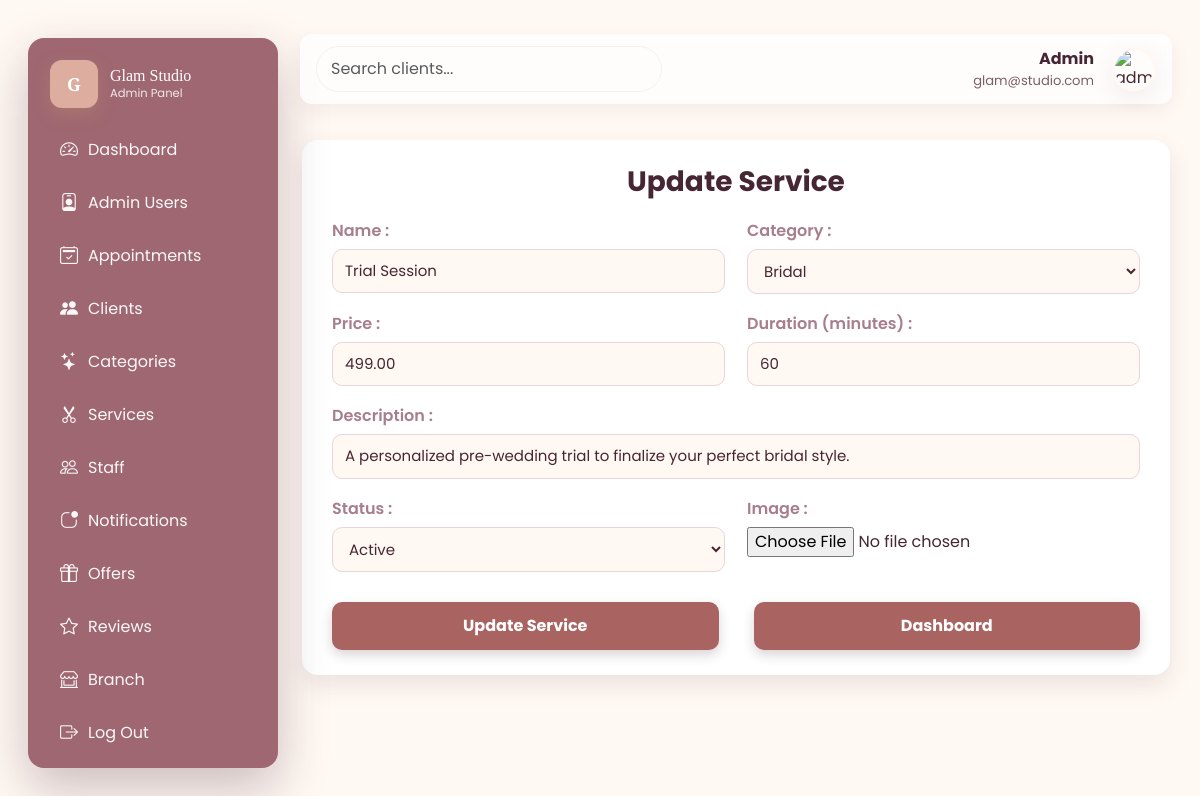
The app's page /admin/service_up.php?service_id=3 (signed in) with its own data.
### tables this page shows
CREATE TABLE `tbl_services` (
  `service_id` int(11) NOT NULL,
  `category_id` int(11) NOT NULL,
  `name` varchar(255) NOT NULL,
  `price` decimal(10,2) NOT NULL,
  `description` text DEFAULT NULL,
  `duration_minutes` int(11) DEFAULT NULL,
  `image` varchar(255) DEFAULT NULL,
  `status` tinyint(1) DEFAULT 1,
  `created_at` datetime DEFAULT current_timestamp()
);

### admin/service_up.php (the view, shortened to what this page needs)
<?php
  include('./conn.php');
  $id = $_GET['service_id'];
$sql = "SELECT * FROM tbl_services WHERE service_id = $id";
$result = mysqli_query($conn, $sql);
$data = mysqli_fetch_assoc($result);
$category_id = $data['category_id'];
$name = $data['name'];
$price = $data['price'];
$description = $data['description'];
$duration_minutes = $data['duration_minutes'];
$status = $data['status'];
?>
 <!DOCTYPE html>
 <html lang="en">
 <head>
      <link href="https://cdn.jsdelivr.net/npm/bootstrap@5.3.2/dist/css/bootstrap.min.css" rel="stylesheet">
  <link href="https://cdn.jsdelivr.net/npm/bootstrap-icons@1.11.3/font/bootstrap-icons.css" rel="stylesheet">
    <link rel="stylesheet" href="admin.css">
 </head>
 <body>
    <?php include('./includes/header.php'); ?>
      <main class="main">
<div class="form-container">
    <h3>Update Service</h3>
<form method="POST" action="" enctype="multipart/form-data">
    <div class="form-grid">
        <div>
            <label>Name :</label>
            <input type="text" name="upname" value="<?php echo $name;?>" required>
        </div>
        <div>
            <label>Category :</label>
            <select name="category_id" required>
                <option value="1"<?php if($category_id == 1) echo "selected"; ?>>Bridal</option>
            </select>
        </div>
        <div>
            <label>Price :</label>
            <input type="number" name="upprice" value="<?php echo $price;?>" required>
        </div>
        <div>
            <label>Duration (minutes) :</label>
            <input type="number" name="upduration_minutes" value="<?php echo $duration_minutes;?>" required>
        </div>
        <div class="full">
            <label>Description :</label>
            <input type="text" name="updescription" value="<?php echo $description;?>" required>
        </div>
            <div>
                <label>Status :</label>
                <select name="upstatus" required>
                    <option value="1" <?php if($status == 1) echo "selected"; ?>>Active</option>
                </select>
            </div>
            <div>
                <label>Image :</label>
                <input type="file" name="upimage" />
            </div>
        </div>
        <div class="btn-row">
            <input type="submit" value="Update Service" name="btn_update">
            <a href="service.php" class="btn-dashboard">Dashboard</a>
        </div>
      </form>
    </div>
</main>
</div>
</body>
</html>

### admin/admin.css (style rules this page uses)
:root { --blush: #F6D0D6; --rose-gold: #CFA46A; --ivory: #FFF8F3; --mauve: #a77f8c; --plum: #472634; --glass-alpha: rgba(255,255,255,0.55); --accent-gradient: none; --card-radius: 14px; }
* { box-sizing:border-box }
* { box-sizing: border-box; }
body { margin: 0; padding: 0; background: #FFF8F3; font-family: 'Poppins', system-ui, -apple-system, "Segoe UI", Roboto, "Helvetica Neue", Arial; }
.main { width:100%; padding: 6px 2px; }
:root { --blush: #F6D0D6; --rose-gold: #CFA46A; --ivory: #FFF8F3; --mauve: #a77f8c; --plum: #472634; }
body { background: #FFF8F3; margin: 0; padding: 40px; font-family: 'Poppins', sans-serif; color: var(--plum); }
.form-container { max-width: 1200px; margin: 30px auto; background: white; padding: 25px 30px; border-radius: 16px; box-shadow: 0 10px 25px rgba(71, 38, 52, 0.10); color: var(--plum); }
.form-container h3 { text-align: center; margin-bottom: 20px; font-weight: 700; color: var(--plum); }
.form-grid { display: grid; grid-template-columns: 1fr 1fr; gap: 18px 22px; }
.form-container label { font-weight: 600; color: var(--mauve); display: block; margin-bottom: 6px; }
.form-container input[type="text"], .form-container input[type="number"], .form-container input[type="email"], .form-container input[type="date"], .form-container input[type="time"], .form-container select { width: 100%; padding: 10px 12px; border: 1px solid #e8d5d9; border-radius: 10px; background: var(--ivory); color: var(--plum); font-size: 15px; outline: none; transition: 0.3s ease; }
.full { grid-column: 1 / span 2; }
.btn-row { display: flex; justify-content: space-between; gap: 35px; margin-top: 30px; }
.btn-row input[type="submit"], .btn-row .btn-dashboard { width: 100%; padding: 12px; background: #a96461; color: white; border: none; font-size: 16px; font-weight: 700; border-radius: 10px; box-shadow: 0 5px 12px rgba(71, 38, 52, 0.2); transition: 0.3s ease; text-align: center; cursor: pointer; display: block; text-decoration: none; }

### admin/includes/header.php (style rules this page uses)
:root { --blush: #F6D0D6; --rose-gold: #CFA46A; --ivory: #FFF8F3; --mauve: #a77f8c; --plum: #472634; --glass-alpha: rgba(255,255,255,0.55); --accent-gradient: none; --card-radius: 14px; }
* { box-sizing:border-box }
* { box-sizing: border-box; }
body { margin: 0; padding: 0; background: #FFF8F3; font-family: 'Poppins', system-ui, -apple-system, "Segoe UI", Roboto, "Helvetica Neue", Arial; }
:root { --blush: #F6D0D6; --rose-gold: #CFA46A; --ivory: #FFF8F3; --mauve: #a77f8c; --plum: #472634; }
body { background: #FFF8F3; margin: 0; padding: 40px; font-family: 'Poppins', sans-serif; color: var(--plum); }

### records on screen
tbl_services: upname "Trial Session", category_id "Bridal", upprice "499.00", upduration_minutes "60", updescription "A personalized pre-wedding trial to finalize your perfect bridal style.", upstatus "Active"
